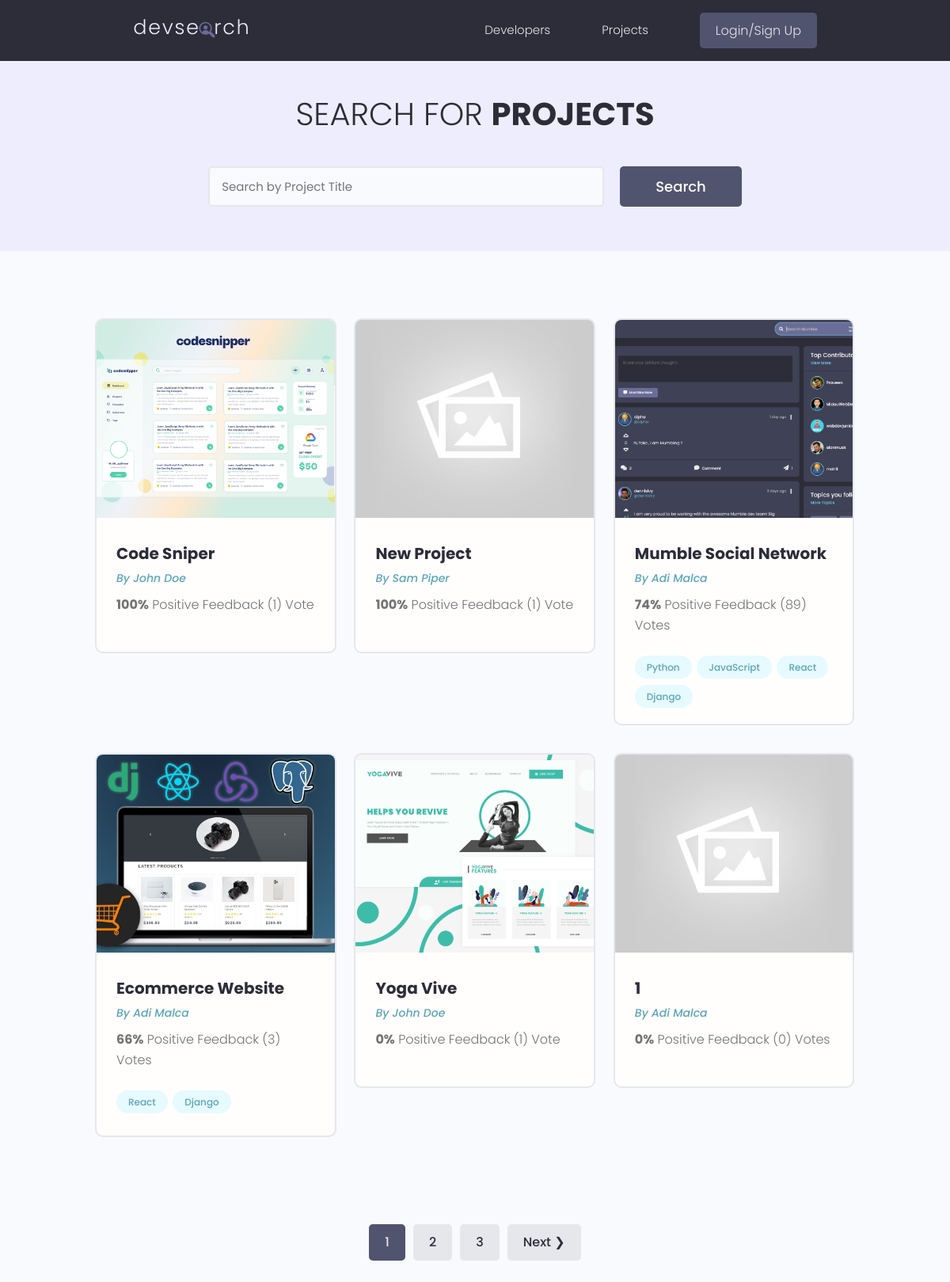
The app's page /projects/, older data.
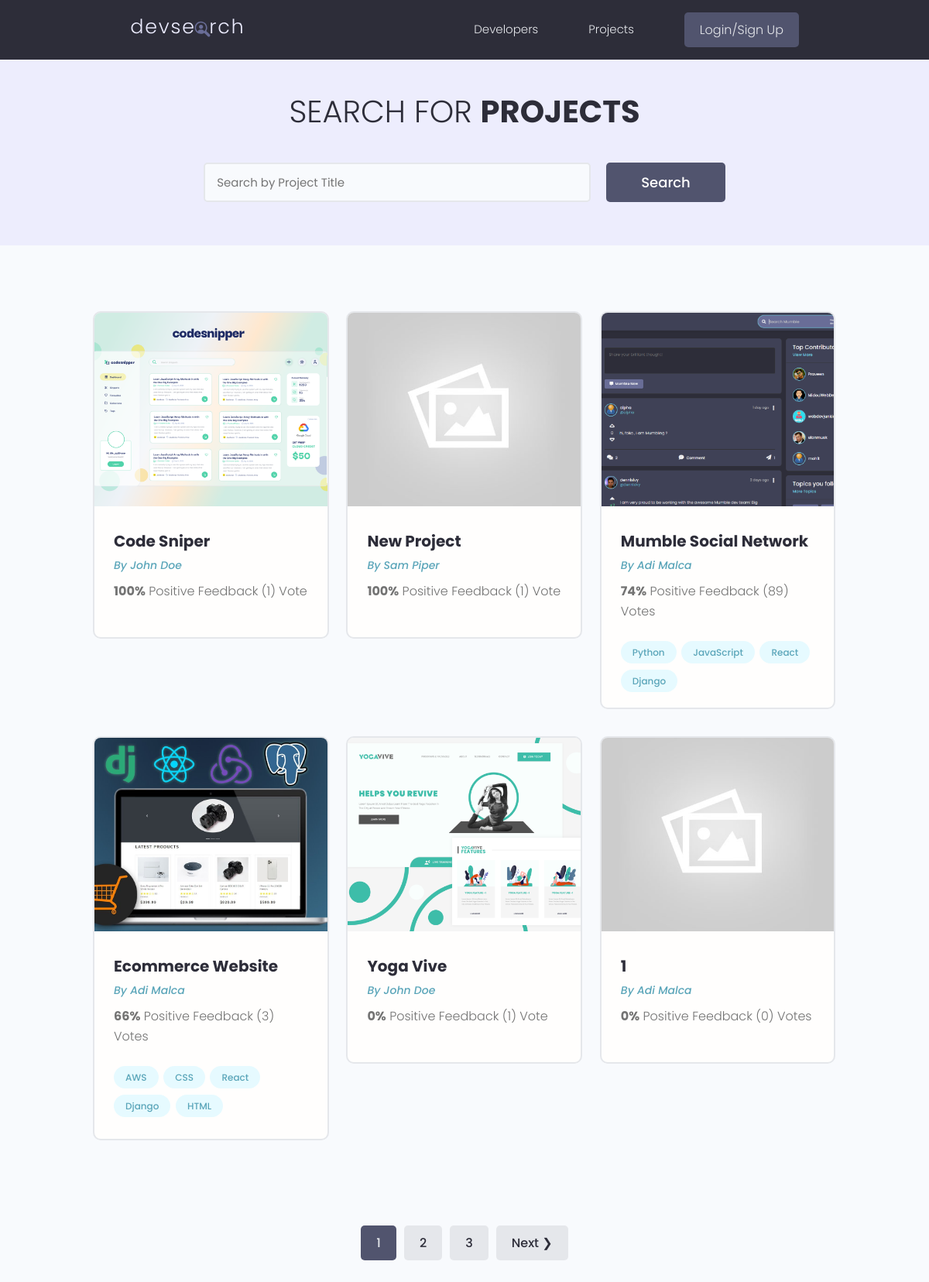
The same page, newer data.
### projectsApp/models.py (models this page shows, shortened)
class Project(models.Model):
    owner = models.ForeignKey(Profile, null=True, blank=True, on_delete=models.CASCADE) # We want to connect a project to a specific user profile - many-to-one relationship
    title = models.CharField(max_length=200)   # By default null=False - required to enter data in this field (for the database)
    description = models.TextField(null=True, blank=True)  # Does NOT require to enter data in this field! blank is the same but for django form to be submitted! We can submit a form without adding this!
    featured_image = models.ImageField(null=True, blank=True, default="default.jpg") # B/c its in "images" folder no need to specify path, otherwise path needed
    demo_link = models.CharField(max_length=2000, null=True, blank=True)
    source_link = models.CharField(max_length=2000, null=True, blank=True)
    tags = models.ManyToManyField('Tag', blank=True)  # The tag can be connected to many models
    vote_total = models.IntegerField(default=0, null=True, blank=True)
    vote_ratio = models.IntegerField(default=0, null=True, blank=True)
    created = models.DateTimeField(auto_now_add=True)
    id = models.UUIDField(default=uuid.uuid4, unique=True, primary_key=True, editable=False)
    class Meta:
        ordering = ['-vote_ratio', '-vote_total', 'title']
    @property
    def imageURL(self):
        try:
            url = self.featured_image.url
        except:
            url = ''
        return url
    '''
    Anytime we trigger this method here we are going to calculate all this, get all these values
    and then simply update the instance of it in the database and save it.
    '''

class Tag(models.Model):
    name = models.CharField(max_length=200)
    created = models.DateTimeField(auto_now_add=True)
    id = models.UUIDField(default=uuid.uuid4, unique=True, primary_key=True, editable=False)
    def __str__(self):
        return self.name

### usersApp/models.py (models this page shows, shortened)
class Profile(models.Model):
    user = models.OneToOneField(User, on_delete=models.CASCADE, null=True, blank=True)
    name = models.CharField(max_length=200, blank=True, null=True)
    email = models.EmailField(max_length=500, blank=True, null=True)
    username = models.CharField(max_length=200, blank=True, null=True)
    location = models.CharField(max_length=200, blank=True, null=True)
    short_intro = models.CharField(max_length=200, blank=True, null=True)
    bio = models.TextField(blank=True, null=True)
    profile_image = models.ImageField(blank=True, null=True, upload_to="profiles/",
                                      default="profiles/user-default.png") # This will go in static/images folder and then in profiles folder and upload my pictures here. Again - we are uploading to the profiles folder and also getting the defualt from the profiles folder
    social_github = models.CharField(max_length=200, blank=True, null=True)
    social_twitter = models.CharField(max_length=200, blank=True, null=True)
    social_linkedin = models.CharField(max_length=200, blank=True, null=True)
    social_youtube = models.CharField(max_length=200, blank=True, null=True)
    social_website = models.CharField(max_length=200, blank=True, null=True)
    created = models.DateTimeField(auto_now_add=True)
    id = models.UUIDField(default=uuid.uuid4, unique=True, primary_key=True, editable=False)
    class Meta:
        ordering = ['created']

### projectsApp/views.py (the view)
# urls.py: path('projects/', views.getProjects),
def projects(request):
    projects, search_query = searchProjects(request)
    custom_range, projects = paginateProjects(request, projects, 6) # Allow for 6 projects to show in one page
    context = {'projects': projects, 'search_query':search_query,'custom_range':custom_range}
    return render(request, 'projectsApp/projects.html', context)

### projectsApp/utils.py (called while the page is built)
def paginateProjects(request, projects, results):
    page = request.GET.get('page')  # Needs to have a search parameter! "projects/?page=xxx" - page is the search parameter!
    paginator = Paginator(projects, results)
    try:
        projects = paginator.page(page)
    except PageNotAnInteger:
        page = 1
        projects = paginator.page(page)
    except EmptyPage:
        page = paginator.num_pages   # returns the number of pages we have
        projects = paginator.page(page)  # return the last page
    left_index = (int(page) - 4)    # to show 5 button pages at a time
    if left_index < 1:
        left_index = 1
    right_index = (int(page) + 5)   # to show 5 button pages at a time
    if right_index > paginator.num_pages:
        right_index = paginator.num_pages + 1
    custom_range = range(left_index, right_index)
    return custom_range, projects

### projectsApp/templates/projectsApp/projects.html (shortened to what this page needs)
{% extends "main.html" %}
{% block content %}
  <main class="projects">
    <section class="hero-section text-center">
      <div class="container container--narrow">
        <div class="hero-section__box">
          <h2>Search for <span>Projects</span></h2>
        </div>
        <div class="hero-section__search">
          <form id="searchForm" class="form" action="{% url 'projects' %}" method="get">
            <div class="form__field">
              <input class="input input--text" id="formInput#search" type="text" name="search_query"
                placeholder="Search by Project Title" value="{{search_query}}"/>
            </div>
            <input class="btn btn--sub btn--lg" type="submit" value="Search" />
          </form>
        </div>
      </div>
    </section>
    <section class="projectsList">
      <div class="container">
        <div class="grid grid--three">
          {% for project in projects %}
          <div class="column">
            <div class="card project">
              <a href="{% url 'project' project.id %}" class="project">
                <img class="project__thumbnail" src="{{project.imageURL}}" alt="project thumbnail" />
                <div class="card__body">
                  <h3 class="project__title">{{project.title}}</h3>
                  <p><a class="project__author" href="{% url 'user-profile' project.owner.id %}">By {{project.owner.name}}</a></p>
                  <p class="project--rating">
                    <span style="font-weight: bold;">{{project.vote_ratio}}%</span> Positive
                    Feedback ({{project.vote_total}}) Vote{{project.vote_total|pluralize:"s"}}
                  </p>
                  <div class="project__tags">
                    {% for tag in project.tags.all %}
                    <span class="tag tag--pill tag--main">
                      <small>{{tag}}</small>
                    </span>
                    {% endfor %}
                  </div>
                </div>
              </a>
            </div>
          </div>
          {%endfor%}
        </div>
      </div>
    </section>
    {% include 'pagination.html' with queryset=projects custom_range=custom_range %}
  </main>
{% endblock content %}

Row changes from the older to the newer data that the page shows:
added Tag: name "AWS", shown under Project "Ecommerce Website"
added Tag: name "CSS", shown under Project "Ecommerce Website"
added Tag: name "HTML", shown under Project "Ecommerce Website"
